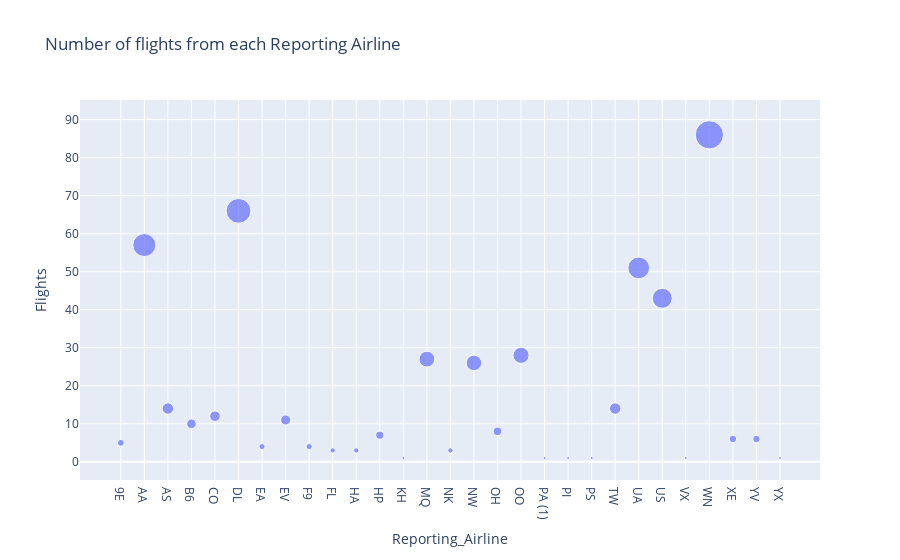

Notebook source saved alongside this figure:
### Markdown cell above
**To do**

*   Create a bubble chart using the `bub_data` with x-axis being reporting airline and y-axis being flights.
*   Provide title to the chart
*   Update size of the bubble based on the number of flights. Use `size` parameter.
*   Update name of the hover tooltip to `reporting_airline` using `hover_name` parameter.

### Code cell
# Create bubble chart
fig = px.scatter(bub_data ,x = 'Reporting_Airline', y = 'Flights', size = 'Flights',
                 hover_name="Reporting_Airline", title = 'Number of flights from each Reporting Airline')
fig.show()

### Figure 1 — Plotly figure (JSON) as saved in the notebook; plotly's stock layout.template omitted (floating-point values rounded to 4 significant figures)
{"data": [{"hovertemplate": "<b>%{hovertext}</b><br><br>Reporting_Airline=%{x}<br>Flights=%{marker.size}<extra></extra>", "hovertext": ["9E", "AA", "AS", "B6", "CO", "DL", "EA", "EV", "F9", "FL", "HA", "HP", "KH", "MQ", "NK", "NW", "OH", "OO", "PA (1)", "PI", "PS", "TW", "UA", "US", "VX", "WN", "XE", "YV", "YX"], "legendgroup": "", "marker": {"color": "#636efa", "size": [5, 57, 14, 10, 12, 66, 4, 11, 4, 3, 3, 7, 1, 27, 3, 26, 8, 28, 1, 1, 1, 14, 51, 43, 1, 86, 6, 6, 1], "sizemode": "area", "sizeref": 0.215, "symbol": "circle"}, "mode": "markers", "name": "", "orientation": "v", "showlegend": false, "x": ["9E", "AA", "AS", "B6", "CO", "DL", "EA", "EV", "F9", "FL", "HA", "HP", "KH", "MQ", "NK", "NW", "OH", "OO", "PA (1)", "PI", "PS", "TW", "UA", "US", "VX", "WN", "XE", "YV", "YX"], "xaxis": "x", "y": [5, 57, 14, 10, 12, 66, 4, 11, 4, 3, 3, 7, 1, 27, 3, 26, 8, 28, 1, 1, 1, 14, 51, 43, 1, 86, 6, 6, 1], "yaxis": "y", "type": "scatter"}], "layout": {"xaxis": {"anchor": "y", "domain": [0, 1], "title": {"text": "Reporting_Airline"}, "type": "category", "range": [-1.723, 29.69], "autorange": true}, "yaxis": {"anchor": "x", "domain": [0, 1], "title": {"text": "Flights"}, "type": "linear", "range": [-6.154, 100.9], "autorange": true}, "legend": {"tracegroupgap": 0, "itemsizing": "constant"}, "title": {"text": "Number of flights from each Reporting Airline"}, "autosize": true}}
